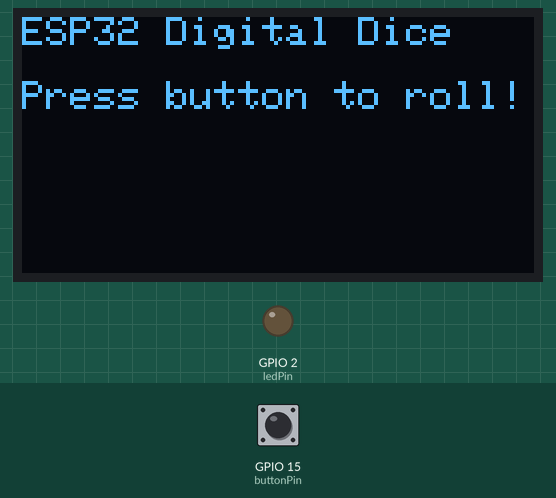
Recording of a sketch running on a simulated ESP32. Parts: 128×64 one-colour display, output pins drawn as LEDs (lit = HIGH). The inputs (shaded band) are chosen by the test bench; at power-on: GPIO 15 (buttonPin) HIGH. Random numbers use the default seed unless the sketch sets one.

Above: at 2.2 s.
2.3 s: GPIO 15 (buttonPin) pulled LOW for 0.15 s
At 3.9 s:
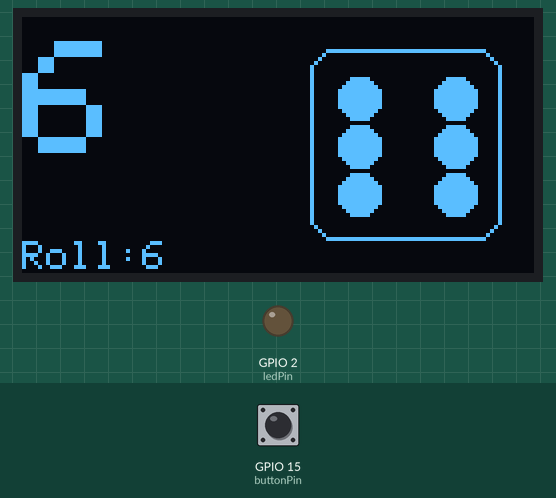
4.9 s: GPIO 15 (buttonPin) pulled LOW for 1 s
At 5.08 s:
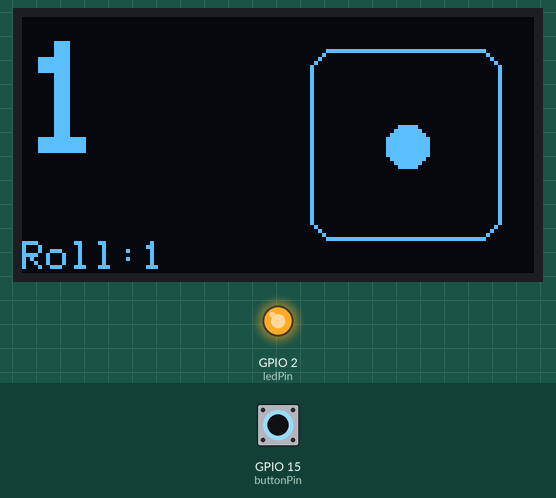
7.4 s: GPIO 15 (buttonPin) pulled LOW for 0.15 s
At 9.0 s:
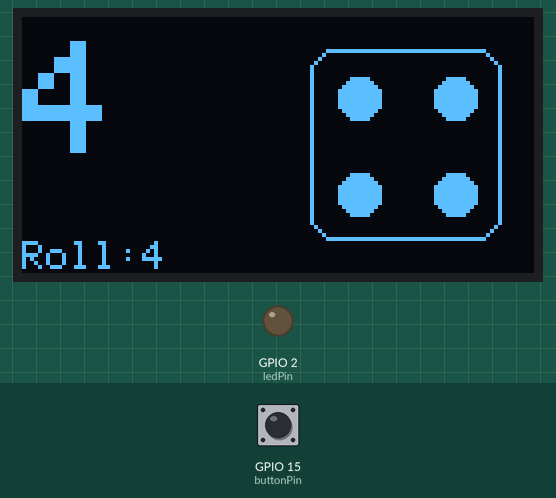
Timing chart, 0 to 10.5 s (numbered marks = the images above; inputs shaded):
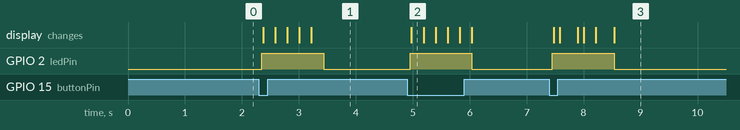

The sketch:

digital_dice.ino
```cpp
/*
  ESP32 Digital Dice
  - OLED SSD1306 128x64 (I2C)
  - Pushbutton (INPUT_PULLUP) to roll
  - Shows large number + dice face
*/

#include <Wire.h>
#include <Adafruit_GFX.h>
#include <Adafruit_SSD1306.h>
#include "esp_random.h" // for seeding

// OLED config
#define SCREEN_WIDTH 128
#define SCREEN_HEIGHT 64
#define OLED_RESET    -1   // Reset pin (not used)
#define OLED_ADDRESS  0x3C // common address; change if needed

Adafruit_SSD1306 display(SCREEN_WIDTH, SCREEN_HEIGHT, &Wire, OLED_RESET);

// Pins
const int buttonPin = 15;   // pushbutton connected to GPIO15 and GND
const int ledPin = 2;       // optional onboard LED to show activity

// Button / debounce
unsigned long lastDebounceTime = 0;
const unsigned long debounceDelay = 50; // ms
int lastButtonState = HIGH;
int buttonState = HIGH;

// Dice
int currentDice = 1;

void drawDiceFace(int x, int y, int size, int value) {
  // Draw rectangle border for dice
  display.drawRoundRect(x, y, size, size, 6, SSD1306_WHITE);

  // dot positions relative to dice
  int dotR = size / 10 + 1;
  int cx = x + size/2, cy = y + size/2;
  int leftX = x + size/4;
  int rightX = x + 3*size/4;
  int topY = y + size/4;
  int bottomY = y + 3*size/4;

  auto drawDot = [&](int px, int py) {
    display.fillCircle(px, py, dotR, SSD1306_WHITE);
  };

  // clear interior by not drawing anything (border drawn")
  // draw dots depending on value
  switch (value) {
    case 1:
      drawDot(cx, cy);
      break;
    case 2:
      drawDot(leftX, topY);
      drawDot(rightX, bottomY);
      break;
    case 3:
      drawDot(leftX, topY);
      drawDot(cx, cy);
      drawDot(rightX, bottomY);
      break;
    case 4:
      drawDot(leftX, topY);
      drawDot(rightX, topY);
      drawDot(leftX, bottomY);
      drawDot(rightX, bottomY);
      break;
    case 5:
      drawDot(leftX, topY);
      drawDot(rightX, topY);
      drawDot(cx, cy);
      drawDot(leftX, bottomY);
      drawDot(rightX, bottomY);
      break;
    case 6:
      drawDot(leftX, topY);
      drawDot(rightX, topY);
      drawDot(leftX, cy);
      drawDot(rightX, cy);
      drawDot(leftX, bottomY);
      drawDot(rightX, bottomY);
      break;
  }
}

void showWelcome() {
  display.clearDisplay();
  display.setTextSize(1);
  display.setTextColor(SSD1306_WHITE);
  display.setCursor(0, 0);
  display.println("ESP32 Digital Dice");
  display.println();
  display.println("Press button to roll!");
  display.display();
}

void showResult(int val) {
  display.clearDisplay();

  // Big number on left
  display.setTextColor(SSD1306_WHITE);
  display.setTextSize(4);
  display.setCursor(0, 6);
  display.print(val);

  // Dice face on right
  int diceSize = 48;
  int diceX = 72;
  int diceY = 8;
  drawDiceFace(diceX, diceY, diceSize, val);

  // small text bottom
  display.setTextSize(1);
  display.setCursor(0, 56);
  display.print("Roll:");
  display.print(val);

  display.display();
}

int rollDice() {
  // create a better seed using esp_random
  randomSeed(esp_random());
  int r = random(1, 7); // 1..6
  return r;
}

void rollAnimation() {
  // quick animation: random numbers flashing
  for (int i = 0; i < 10; i++) {
    int r = random(1, 7);
    showResult(r);
    delay(80);
  }
}

void setup() {
  pinMode(buttonPin, INPUT_PULLUP); // button to GND
  pinMode(ledPin, OUTPUT);
  digitalWrite(ledPin, LOW);
  Serial.begin(115200);

  // Init display
  if (!display.begin(SSD1306_SWITCHCAPVCC, OLED_ADDRESS)) {
    Serial.println(F("SSD1306 allocation failed"));
    for (;;); // don't proceed
  }
  display.clearDisplay();
  showWelcome();
  delay(1000);
}

void loop() {
  int reading = digitalRead(buttonPin);

  // Debounce logic
  if (reading != lastButtonState) {
    lastDebounceTime = millis();
  }
  if ((millis() - lastDebounceTime) > debounceDelay) {
    if (reading != buttonState) {
      buttonState = reading;
      // buttonState LOW => pressed (since using INPUT_PULLUP)
      if (buttonState == LOW) {
        digitalWrite(ledPin, HIGH); // activity LED on
        rollAnimation();
        int val = rollDice();
        currentDice = val;
        showResult(val);
        digitalWrite(ledPin, LOW);
      }
    }
  }
  lastButtonState = reading;
}
```

Measured:
- after the input at 2.3 s, GPIO 2 (ledPin): LOW → HIGH after 0.05 s, → LOW 1.1 s later; the display: first changes after 0.08 s (image 1 shows a later state)
- after the input at 4.9 s, GPIO 2 (ledPin): LOW → HIGH after 0.05 s, → LOW 1.1 s later; the display: changes after 0.08 s (image 2)
- after the input at 7.4 s, GPIO 2 (ledPin): LOW → HIGH after 0.05 s, → LOW 1.1 s later; the display: first changes after 0.08 s (image 3 shows a later state)
